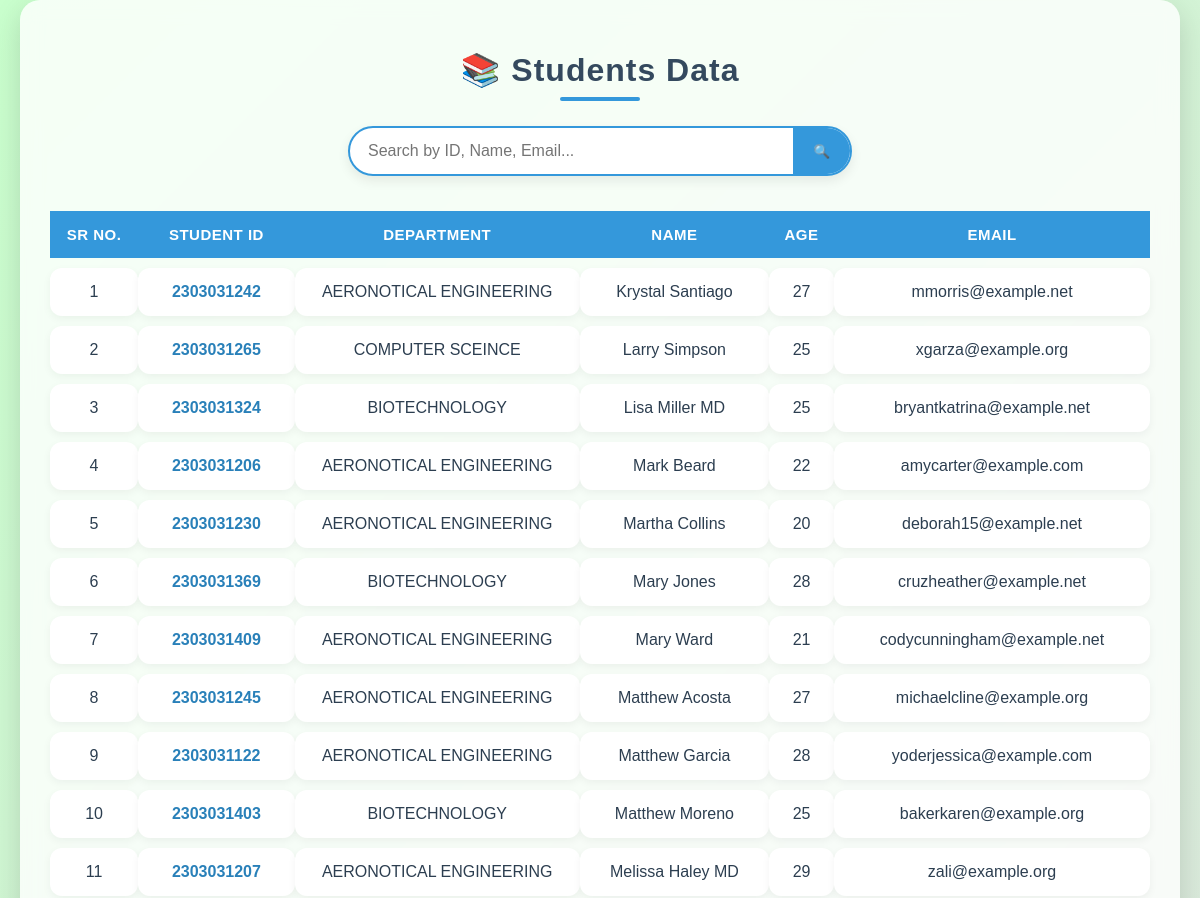
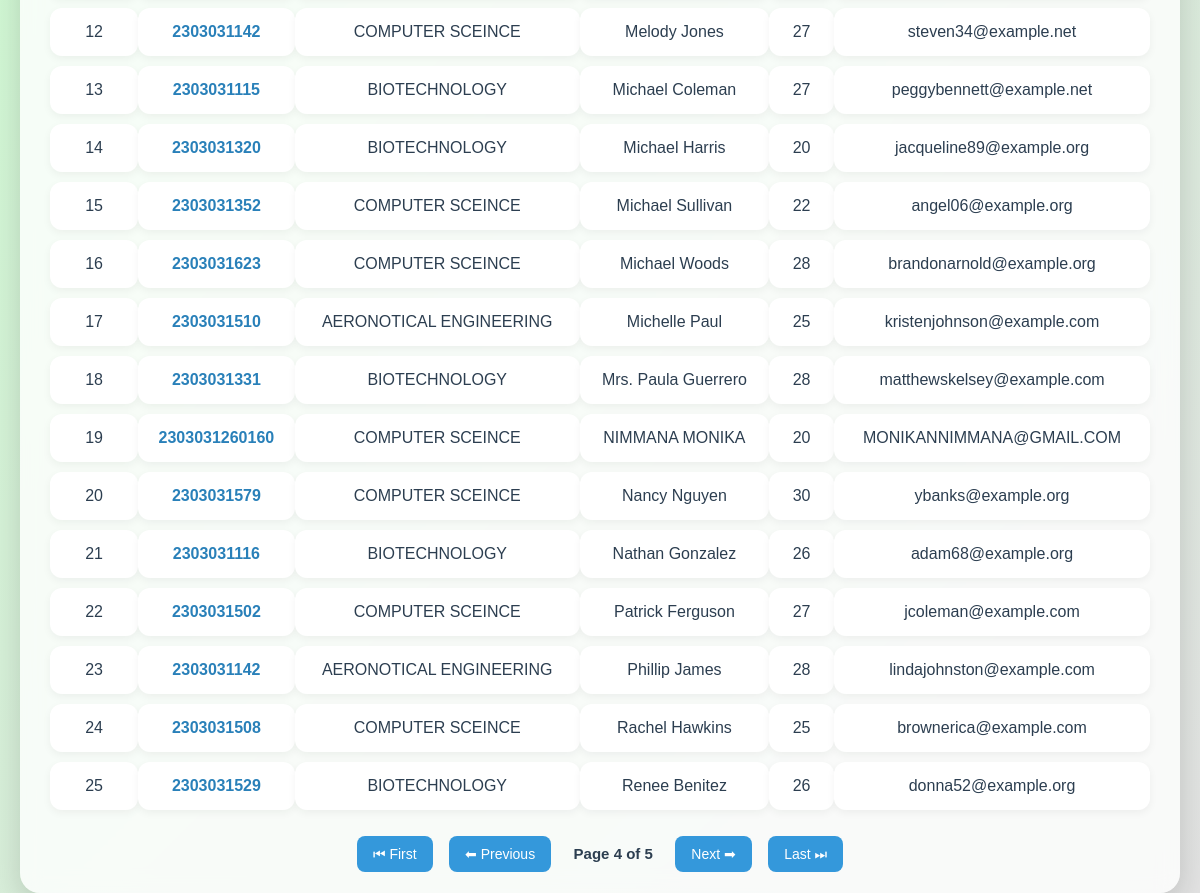
Page /data/?page=4 on the committed database (2 pictures, top to bottom).
### vege/models.py (models this page shows, shortened)
class Students(models.Model):
    department=models.ForeignKey(Department,related_name="depart",on_delete=models.CASCADE,null=True, blank=True)
    student_id=models.OneToOneField(StudentID,related_name="studentid",on_delete=models.CASCADE,null=True, blank=True)
    name=models.CharField(max_length=120)
    age=models.IntegerField()
    email=models.EmailField(unique=True)
    class Meta:
        ordering =['name']

class StudentID(models.Model):
    student_id=models.CharField(max_length=120)
    def __str__(self):
        return self.student_id

class Department(models.Model):
    department=models.CharField(max_length=120)
    def __str__(self):
        return self.department
    class Meta:
        ordering=['department']

### vege/views.py (the view, shortened to what this page needs)
# urls.py: path("data/",get_students,name="get_students"),
def get_students(request):
    queryset=Students.objects.all()
    paginator = Paginator(queryset, 25)
    page_number = request.GET.get("page")
    page_obj = paginator.get_page(page_number)
    return render(request, "data.html", {"page_obj": page_obj})

### vege/templates/data.html (shortened to what this page needs)
{% load static %}
<!DOCTYPE html>
<html lang="en">
<head>
  <link rel="stylesheet" href="{% static 'mycss/result.css' %}">
</head>
<body>
  <div class="container">
    <h1 class="title">📚 Students Data</h1>
    <form method="get" class="search-form">
      <div class="search-container">
        <input type="text" name="search" value="{{ request.GET.search }}" class="search-input" placeholder="Search by ID, Name, Email...">
        <button class="search-button">🔍</button>
      </div>
    </form>
    <table class="table">
      <thead>
        <tr>
          <th>Sr No.</th>
          <th>Student ID</th>
          <th>Department</th>
          <th>Name</th>
          <th>Age</th>
          <th>Email</th>
        </tr>
      </thead>
      <tbody>
        {% for student in page_obj %}
        <tr>
          <td>{{ forloop.counter }}</td>
          <td>
            <a href="{% url 'subject_mark' student.student_id %}" class="id-link">
              {{ student.student_id }}
            </a>
          </td>
          <td>{{ student.department }}</td>
          <td>{{ student.name }}</td>
          <td>{{ student.age }}</td>
          <td>{{ student.email }}</td>
        </tr>
        {% empty %}
        <tr>
          <td colspan="6" class="no-data">🚫 No results found</td>
        </tr>
        {% endfor %}
      </tbody>
    </table>
    <div class="pagination">
      {% if page_obj.has_previous %}
        <a href="?page=1{% if request.GET.search %}&search={{ request.GET.search }}{% endif %}" class="page-btn">⏮ First</a>
        <a href="?page={{ page_obj.previous_page_number }}{% if request.GET.search %}&search={{ request.GET.search }}{% endif %}" class="page-btn">⬅ Previous</a>
      {% endif %}
      <span class="page-info">Page {{ page_obj.number }} of {{ page_obj.paginator.num_pages }}</span>
      {% if page_obj.has_next %}
        <a href="?page={{ page_obj.next_page_number }}{% if request.GET.search %}&search={{ request.GET.search }}{% endif %}" class="page-btn">Next ➡</a>
        <a href="?page={{ page_obj.paginator.num_pages }}{% if request.GET.search %}&search={{ request.GET.search }}{% endif %}" class="page-btn">Last ⏭</a>
      {% endif %}
    </div>
  </div>
</body>
</html>

### vege/static/mycss/result.css (style rules this page uses)
body { font-family: 'Poppins', sans-serif; background: linear-gradient(135deg, #c9ffcd, #e2e2e2); margin: 0; padding: 0; color: #2c3e50; min-height: 100vh; display: flex; align-items: center; justify-content: center; }
.container { width: 95%; max-width: 1100px; background: #ffffffcc; padding: 30px; border-radius: 20px; backdrop-filter: blur(10px); box-shadow: 0px 10px 30px rgba(0, 0, 0, 0.15); animation: fadeIn 0.8s ease-in-out; }
.title { text-align: center; margin-bottom: 25px; font-size: 32px; color: #34495e; font-weight: 700; letter-spacing: 1px; position: relative; }
.title::after { content: ""; display: block; width: 80px; height: 4px; background: #3498db; margin: 8px auto 0; border-radius: 5px; }
.search-form { display: flex; justify-content: center; margin-bottom: 25px; }
.search-container { display: flex; width: 100%; max-width: 500px; border: 2px solid #3498db; border-radius: 50px; overflow: hidden; background: #fff; box-shadow: 0px 5px 12px rgba(0,0,0,0.08); }
.search-input { flex: 1; padding: 14px 18px; border: none; outline: none; font-size: 16px; background: none; }
.search-button { background: #3498db; color: white; padding: 14px 20px; border: none; cursor: pointer; transition: all 0.3s ease; }
.table { width: 100%; border-collapse: separate; border-spacing: 0 10px; }
.table thead { background: #3498db; color: white; border-radius: 12px; }
.table th { padding: 15px 12px; font-weight: 600; font-size: 15px; text-transform: uppercase; letter-spacing: 0.5px; }
.table td { padding: 15px 12px; text-align: center; background: #fff; border-radius: 12px; box-shadow: 0px 3px 8px rgba(0,0,0,0.05); }
.table tr { transition: transform 0.2s, box-shadow 0.2s; }
.id-link { color: #2980b9; font-weight: 600; text-decoration: none; transition: color 0.3s; }
.pagination { text-align: center; margin-top: 25px; }
.page-btn { margin: 6px; padding: 10px 16px; background: #3498db; color: white; text-decoration: none; border-radius: 8px; transition: all 0.3s ease; font-size: 14px; font-weight: 500; }
.page-info { display: inline-block; margin: 0 12px; font-weight: bold; font-size: 15px; color: #2c3e50; }

### rows in the picture
Students: student_id "2303031242", department "AERONOTICAL ENGINEERING", name "Krystal Santiago", age "27", email "mmorris@example.net"
Students: student_id "2303031265", department "COMPUTER SCEINCE", name "Larry Simpson", age "25", email "xgarza@example.org"
Students: student_id "2303031324", department "BIOTECHNOLOGY", name "Lisa Miller MD", age "25", email "bryantkatrina@example.net"
Students: student_id "2303031206", department "AERONOTICAL ENGINEERING", name "Mark Beard", age "22", email "amycarter@example.com"
Students: student_id "2303031230", department "AERONOTICAL ENGINEERING", name "Martha Collins", age "20", email "deborah15@example.net"
Students: student_id "2303031369", department "BIOTECHNOLOGY", name "Mary Jones", age "28", email "cruzheather@example.net"
Students: student_id "2303031409", department "AERONOTICAL ENGINEERING", name "Mary Ward", age "21", email "codycunningham@example.net"
Students: student_id "2303031245", department "AERONOTICAL ENGINEERING", name "Matthew Acosta", age "27", email "michaelcline@example.org"
Students: student_id "2303031122", department "AERONOTICAL ENGINEERING", name "Matthew Garcia", age "28", email "yoderjessica@example.com"
Students: student_id "2303031403", department "BIOTECHNOLOGY", name "Matthew Moreno", age "25", email "bakerkaren@example.org"
Students: student_id "2303031207", department "AERONOTICAL ENGINEERING", name "Melissa Haley MD", age "29", email "zali@example.org"
Students: student_id "2303031142", department "COMPUTER SCEINCE", name "Melody Jones", age "27", email "steven34@example.net"
Students: student_id "2303031115", department "BIOTECHNOLOGY", name "Michael Coleman", age "27", email "peggybennett@example.net"
Students: student_id "2303031320", department "BIOTECHNOLOGY", name "Michael Harris", age "20", email "jacqueline89@example.org"
Students: student_id "2303031352", department "COMPUTER SCEINCE", name "Michael Sullivan", age "22", email "angel06@example.org"
Students: student_id "2303031623", department "COMPUTER SCEINCE", name "Michael Woods", age "28", email "brandonarnold@example.org"
Students: student_id "2303031510", department "AERONOTICAL ENGINEERING", name "Michelle Paul", age "25", email "kristenjohnson@example.com"
Students: student_id "2303031331", department "BIOTECHNOLOGY", name "Mrs. Paula Guerrero", age "28", email "matthewskelsey@example.com"
Students: student_id "2303031260160", department "COMPUTER SCEINCE", name "NIMMANA MONIKA", age "20", email "MONIKANNIMMANA@GMAIL.COM"
Students: student_id "2303031579", department "COMPUTER SCEINCE", name "Nancy Nguyen", age "30", email "ybanks@example.org"
Students: student_id "2303031116", department "BIOTECHNOLOGY", name "Nathan Gonzalez", age "26", email "adam68@example.org"
Students: student_id "2303031502", department "COMPUTER SCEINCE", name "Patrick Ferguson", age "27", email "jcoleman@example.com"
Students: student_id "2303031142", department "AERONOTICAL ENGINEERING", name "Phillip James", age "28", email "lindajohnston@example.com"
Students: student_id "2303031508", department "COMPUTER SCEINCE", name "Rachel Hawkins", age "25", email "brownerica@example.com"
Students: student_id "2303031529", department "BIOTECHNOLOGY", name "Renee Benitez", age "26", email "donna52@example.org"

### other values in the picture
{{ page_obj.number }} "4"
{{ page_obj.paginator.num_pages }} "5"
